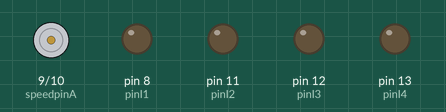
Simulated run of this sketch. Board: Arduino Uno, built with avr-gcc and run on an emulated ATmega328P. Parts: motor-driver pin pairs drawn as motors (green arrow = first pin HIGH = forward, orange = second pin HIGH = backward, longer = more drive), output pins drawn as LEDs (lit = HIGH).

Above: at 0.03 s.
Timing chart, 0 to 3.0 s (numbered marks = the images above):
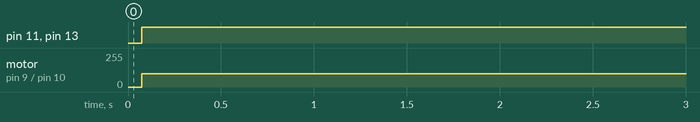

The sketch:

follow_with_range_finder.ino
```cpp
#include <GP2D02.h>;

int pinI1=8;//define I1 interface
int pinI2=11;//define I2 interface
int speedpinA=9;//enable motor A
int pinI3=12;//define I3 interface
int pinI4=13;//define I4 interface
int speedpinB=10;//enable motor B
int spd =100;//define the spead of motor

int vIn[] = {40,36};
int vOut[] = {38,34};
int nSensors = 2;
nGP2D02 sensors(vIn,vOut,nSensors);

void setup()
{
    pinMode(pinI1,OUTPUT);
    pinMode(pinI2,OUTPUT);
    pinMode(speedpinA,OUTPUT);
    pinMode(pinI3,OUTPUT);
    pinMode(pinI4,OUTPUT);
    pinMode(speedpinB,OUTPUT);
    Serial.begin(9600);
};

void forward()
{
     analogWrite(speedpinA,spd);//input a simulation value to set the speed
     analogWrite(speedpinB,spd);
     digitalWrite(pinI4,HIGH);//turn DC Motor B move clockwise
     digitalWrite(pinI3,LOW);
     digitalWrite(pinI2,LOW);//turn DC Motor A move anticlockwise
     digitalWrite(pinI1,HIGH);
}

void left()//
{
     analogWrite(speedpinA,spd);//input a simulation value to set the speed
     analogWrite(speedpinB,spd);
     digitalWrite(pinI4,HIGH);//turn DC Motor B move clockwise
     digitalWrite(pinI3,LOW);
     digitalWrite(pinI2,HIGH);//turn DC Motor A move clockwise
     digitalWrite(pinI1,LOW);
}
void right()//
{
     analogWrite(speedpinA,spd);//input a simulation value to set the speed
     analogWrite(speedpinB,spd);
     digitalWrite(pinI4,LOW);//turn DC Motor B move anticlockwise
     digitalWrite(pinI3,HIGH);
     digitalWrite(pinI2,LOW);//turn DC Motor A move clockwise
     digitalWrite(pinI1,HIGH);
}

void stop()//
{
     digitalWrite(speedpinA,LOW);// Unenble the pin, to stop the motor. this should be done to avid damaging the motor.
     digitalWrite(speedpinB,LOW);
     delay(10);
}

void loop()
{
    byte ranges[nSensors];

    byte leftSensor = 0;
    byte rightSensor = 0;

    sensors.getRawRanges(&ranges[0]);

    //leftSensor = ranges[1];
    //rightSensor = ranges[0];

    for(int j = 0; j < 128; j++)
    {
        leftSensor += ranges[1];
        rightSensor += ranges[0];
    }

    //leftSensor = (leftSensor / 128) + 25;
    leftSensor /= 128;
    rightSensor /= 128;

    /*for (int i = 0; i < nSensors; i++)
    {
        Serial.print(int(ranges[i]));
        Serial.print("\t");
    }
    Serial.println();*/

    if(leftSensor > rightSensor)
        left();
    else if(leftSensor < rightSensor)
        right();
    else if(abs(leftSensor - rightSensor) <= 50)
        forward();

};
```

Measured:
- by itself, pin 11 (pinI2), pin 13 (pinI4): LOW → HIGH at 0.07 s
- by itself, motor on pin 9 (speedpinA) / pin 10 (speedpinB): stopped → forward 100/255 at 0.07 s
